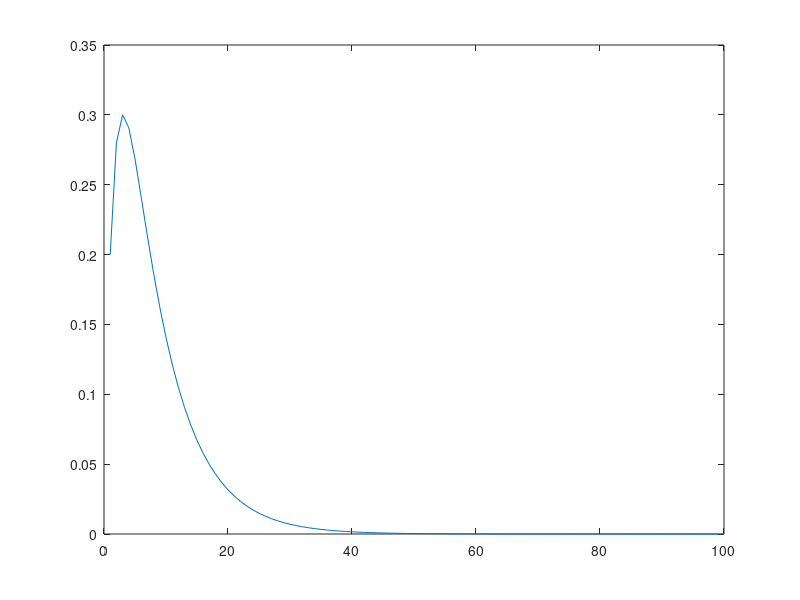

MATLAB code for this plot:
%% a

T = [
        0.8     0       0       0.3     0;
        0.2     0.6     0       0.2     0;
        0       0.3     1       0       0;
        0       0.1     0       0.4     0;
        0       0       0       0.1     1;
    ];

%% b

n = 1:100;
x0 = [1;0;0;0;0];

for i = 1 : 100
    res(:,i) = T^i * x0;
end


plot(1:100,res(2, :))

  